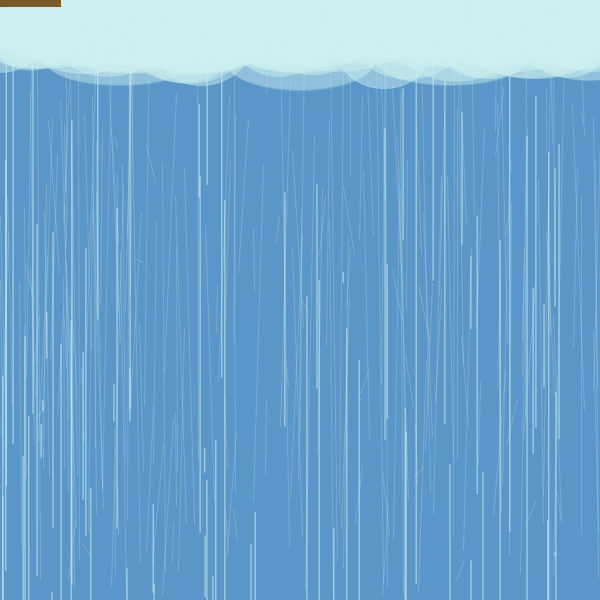
Frame 1 (no input)
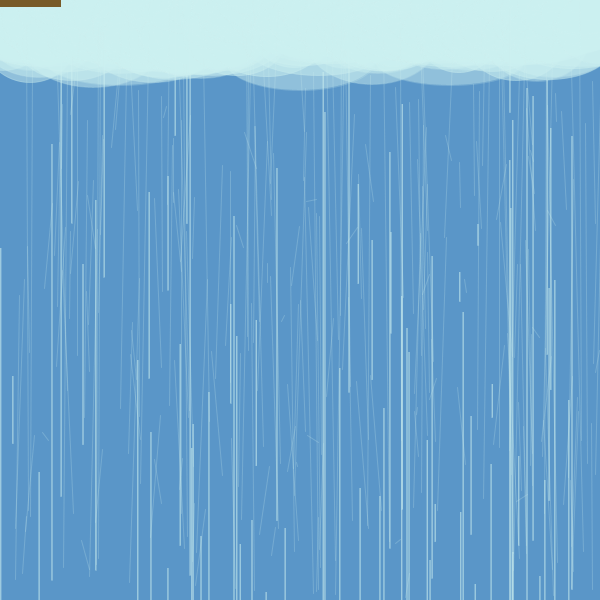
Frame 60 (the mouse pressed at the canvas centre just before this capture)
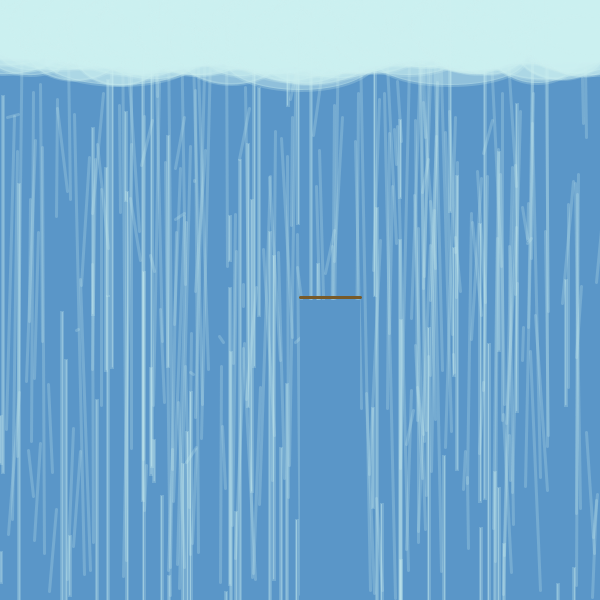
Frame 120 (the mouse held since frame 60 and released just before this capture)

The Processing sketch that drew these frames (run headless with seeded random() and noise(); from frame 60 on, the mouse is pressed at the canvas centre):

// Processing sketch: processing_163788
// ── processing_163788.pde

void setup()
{
  size(600,600);
  background(90,150,200);
  frameRate(6);
}

void draw()
{
  background(90,150,200);
  fill(204,240,240,120);
  stroke(204,240,240,60);
  ellipse(30,45,70,50);
  ellipse(120,60,150,50);
  ellipse(300,60,150,60); 
  ellipse(450,60,150, 50);
  
  for(float x=0; x<width; x+=3){
    float cloudY = random(0,45);
    float cloudW = random(80,150);
    float cloudH = random(30,90);
    ellipse(x,cloudY,cloudW,cloudH);
  }
    
    for(float y=0; y<height; y+=3) {
      float rainX = random(0,width);
      float rainAg = random(0,12);
      float rainLth = random(0,height);
      line(rainX,y,rainX+rainAg,rainLth);
    }
      
        for(float Y=0; Y<height; Y+=8) {
      float rainX1 = random(0,width);
      float rainSt = random(0,height);
      rect(rainX1, Y, 1, rainSt);
    }
    
  if(mousePressed){
  stroke(120,90,40);
  strokeWeight(3);
  line(mouseX,mouseY-3,mouseX+60,mouseY-3);
  
  fill(90,150,200);
  noStroke();
  rect(mouseX,mouseY,60,height);
}else{
  stroke(120,90,40);
  strokeWeight(1);
  fill(120,90,40);
  rect(mouseX,mouseY,60,6);
}
}
